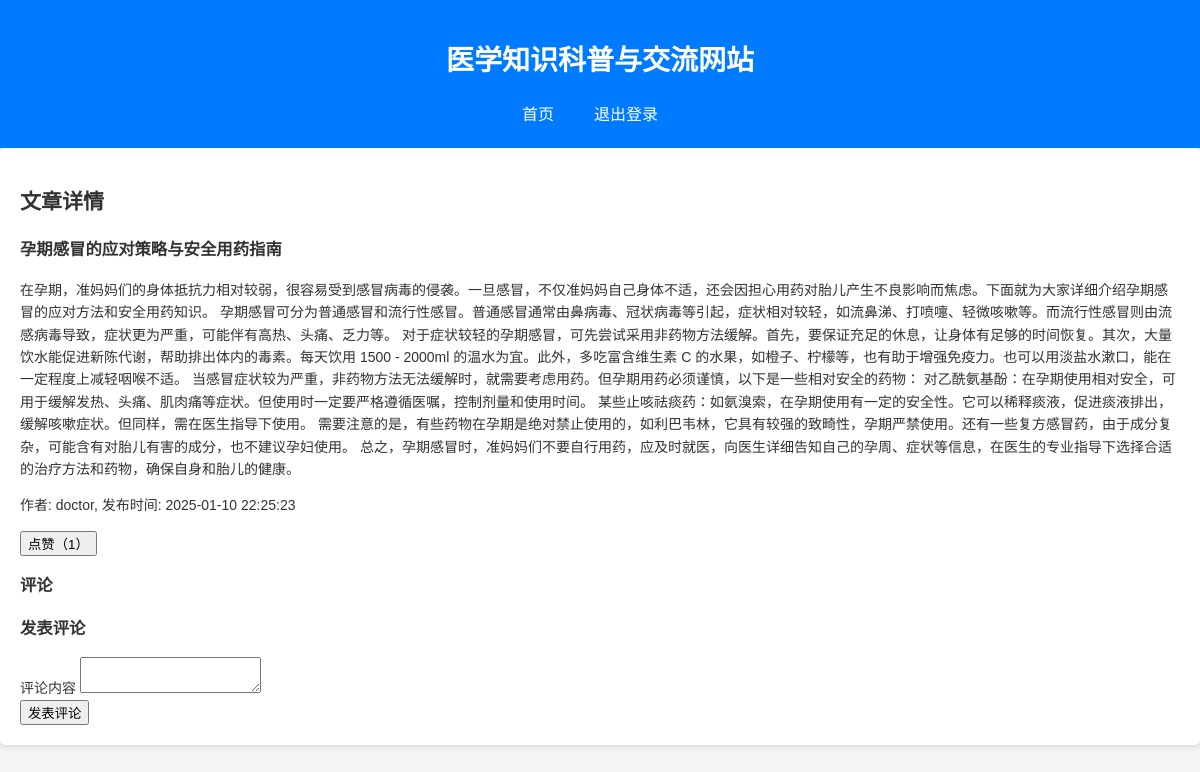
The page /article/1 on the database as committed earlier.
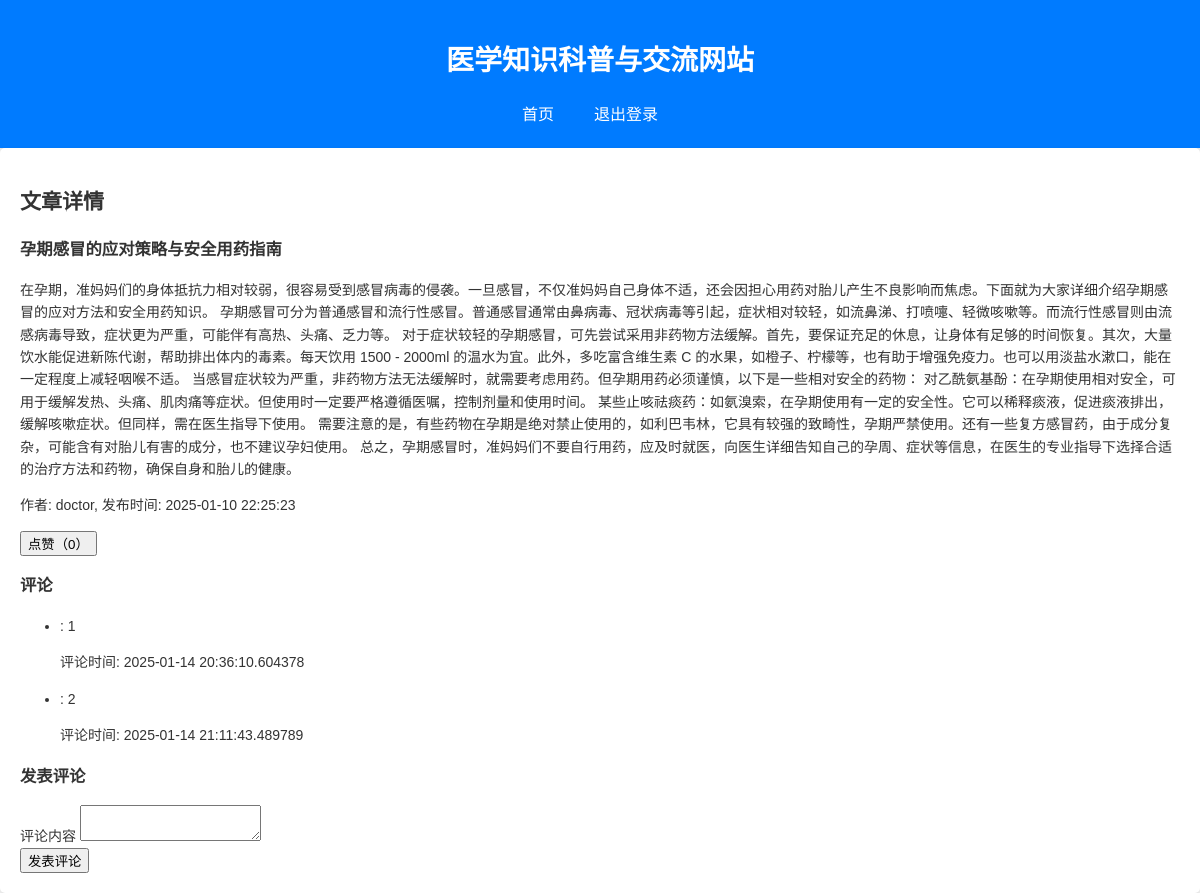
The same page on the database as committed later.
### models.py (models this page shows)
class Article(db.Model):
    __tablename__ = "articles"
    id = db.Column(db.Integer, primary_key=True)
    title = db.Column(db.String(100), nullable=False)
    content = db.Column(db.Text, nullable=False)
    publish_time = db.Column(db.DateTime)
    author_id = db.Column(db.Integer, db.ForeignKey("users.id"))
    category_id = db.Column(db.Integer, db.ForeignKey("categories.id"))
    views = db.Column(db.Integer, default=0)
    likes = db.Column(db.Integer, default=0)
    comments = db.Column(db.Integer, default=0)

class Comment(db.Model):
    __tablename__ = "comments"
    id = db.Column(db.Integer, primary_key=True)
    comment_content = db.Column(db.Text, nullable=False)
    comment_time = db.Column(db.DateTime)
    comment_user_id = db.Column(db.Integer, db.ForeignKey("users.id"))
    article_id = db.Column(db.Integer, db.ForeignKey("articles.id"))
    question_id = db.Column(db.Integer, db.ForeignKey("questions.id"))
    parent_comment_id = db.Column(db.Integer)

### app.py (the view, shortened to what this page needs)
@app.route("/article/<int:article_id>", methods=["GET", "POST"])
def article_detail(article_id):
    article = Article.query.get(article_id)
    comments = Comment.query.filter_by(article_id=article_id).all()
    form = CommentForm()
    return render_template(
        "article_detail.html",
        article=article,
        comments=comments,
        form=form,
        User=User,
        UserRole=UserRole,
    )

### forms.py
class CommentForm(FlaskForm):
    comment_content = TextAreaField("评论内容", validators=[DataRequired()])
    article_id = HiddenField("文章 ID")
    parent_comment_id = HiddenField("父评论 ID")
    submit = SubmitField("发表评论")

### templates/article_detail.html (shortened to what this page needs)
<!DOCTYPE html>
<html lang="en">
<head>
    <link rel="stylesheet" href="{{ url_for('static', filename='css/style.css') }}">
</head>
<body>
    <header>
        <h1>医学知识科普与交流网站</h1>
        <nav>
            <ul>
                <li><a href="{{ url_for('index') }}">首页</a></li>
                <li><a href="{{ url_for('logout') }}">退出登录</a></li>
            </ul>
        </nav>
    </header>
    <main>
        <div class="content">
            <h2>文章详情</h2>
            <article>
                <h3>{{ article.title }}</h3>
                <p>{{ article.content }}</p>
                <p>作者: {{ User.query.get(article.author_id).username }}, 发布时间: {{ article.publish_time }}</p>
                <div class="like-section">
                    <button onclick="likeArticle('{{ article.id }}')">点赞（{{ article.likes }}）</button>
                </div>
            </article>
            <h3>评论</h3>
            <ul>
                {% for comment in comments %}
                <li>
                    <p>{{ comment.comment_user_id.name }}: {{ comment.comment_content }}</p>
                    <p>评论时间: {{ comment.comment_time }}</p>
                </li>
                {% endfor %}
            </ul>
            <h3>发表评论</h3>
            <form method="post">
                <div class="form-group">
                    {{ form.comment_content.label }}
                    {{ form.comment_content }}
                </div>
                <div class="form-group">
                    {{ form.submit }}
                </div>
            </form>
        </div>
    </main>
</body>
</html>

Rows that differ between the two databases and show on the page:
changed Article "孕期感冒的应对策略与安全用药指南": likes "1" → "0"
added Comment: comment_content "1", comment_time "2025-01-14 20:36:10.604378"
added Comment: comment_content "2", comment_time "2025-01-14 21:11:43.489789"
